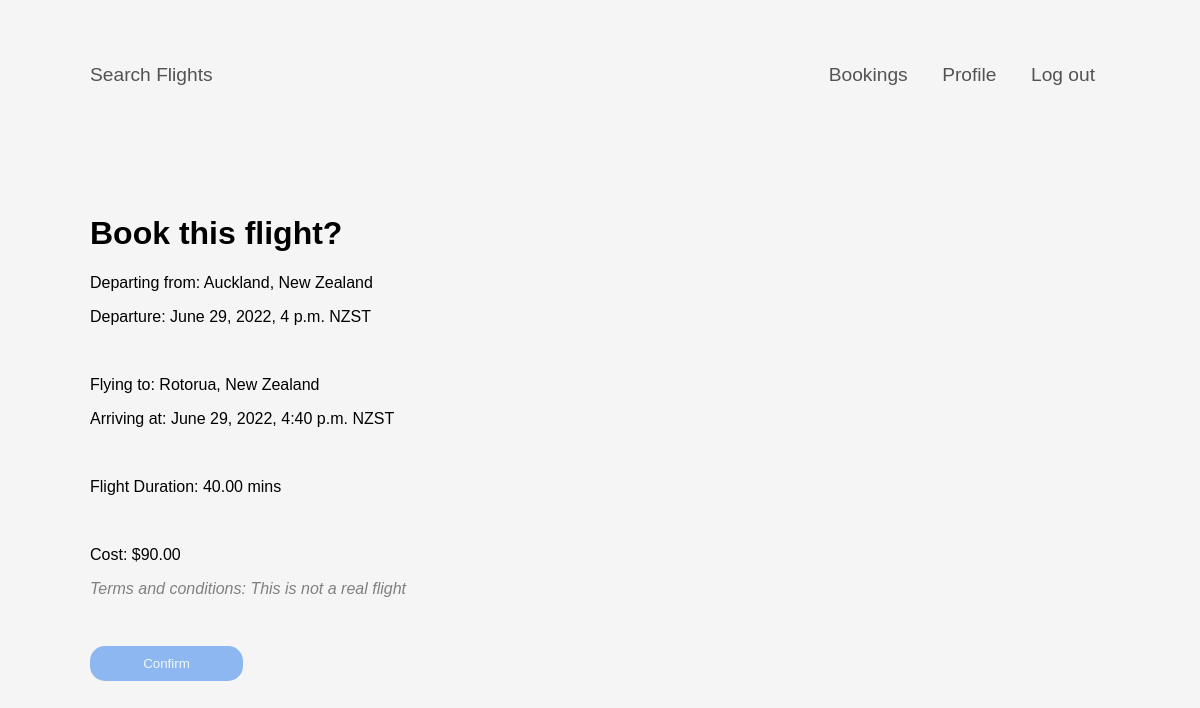
Screenshot of /book-flight/ (signed in) with the database file from the repository.
### flights/models.py (models this page shows, shortened)
class Flight(models.Model):
    depart_fk = models.ForeignKey('Departure', on_delete=models.CASCADE)
    arrival_fk = models.ForeignKey('Arrival', on_delete=models.CASCADE)
    plane_fk = models.ForeignKey('Plane', on_delete=models.CASCADE)
    price = models.DecimalField(max_digits=10, decimal_places=2)
    flight_number = models.CharField(max_length=6)  # flight numbers are made up by me
    flight_duration = models.DecimalField(max_digits=20, decimal_places=2)
    stops = models.ManyToManyField('Stop')
    num_stops = models.IntegerField()
    legs = models.ManyToManyField('Leg')

class Departure(models.Model):
    airport_fk = models.ForeignKey('Airport', on_delete=models.CASCADE)
    datetime = models.DateTimeField()

class Airport(models.Model):
    airport_code = models.CharField(primary_key=True, max_length=10)
    name = models.CharField(max_length=100)
    city_fk = models.ForeignKey('City', on_delete=models.CASCADE)

class City(models.Model):
    city_name = models.CharField(max_length=85)
    country = models.CharField(max_length=60)
    timezone_fk = models.ForeignKey('Timezone', on_delete=models.CASCADE)

class Timezone(models.Model):
    timezone_code = models.CharField(primary_key=True, max_length=6)
    timezone_name = models.CharField(max_length=40)
    gmt = models.CharField(max_length=9)

class Arrival(models.Model):
    airport_fk = models.ForeignKey('Airport', on_delete=models.CASCADE)
    datetime = models.DateTimeField()

### booking/views.py (the view)
# urls.py: path('book-flight/', booking_views.book_flight, name="book-flight"),
@login_required()
def book_flight(request):
    if request.method == "POST":
        request.session['flight_id'] = request.POST['flight_id']
        return redirect("create-booking-invoice")
    flight_id = request.session["flight_id"]
    flight = Flight.objects.get(id=flight_id)
    flight_info = {'flight':flight}
    return render(request, 'booking/book_flight.html', flight_info)

### booking/templates/booking/book_flight.html (shortened to what this page needs)
{% extends "booking/base.html" %}
{% block content %}
<h1>Book this flight?</h1>
<div>
    <p>Departing from: {{ flight.depart_fk.airport_fk.city_fk.city_name }}, {{flight.depart_fk.airport_fk.city_fk.country }}</p>
    <p>Departure: {{ flight.depart_fk.datetime }} {{ flight.depart_fk.airport_fk.city_fk.timezone_fk.timezone_code }}
    </p><br>
    <p>Flying to: {{ flight.arrival_fk.airport_fk.city_fk.city_name }}, {{ flight.arrival_fk.airport_fk.city_fk.country}}</p>
    <p>Arriving at: {{ flight.arrival_fk.datetime }} {{ flight.arrival_fk.airport_fk.city_fk.timezone_fk.timezone_code}}</p><br>
    <p>Flight Duration: {{ flight.flight_duration }} mins</p><br>
    <p>Cost: ${{ flight.price }}</p>
</div>
<div id="terms">
    <p>Terms and conditions: This is not a real flight</p>
</div>
<form method="POST" action="{% url 'book-flight' %}" id="confirmBooking">
    <button type="submit">Confirm</button>
</form>
{% endblock content %}

### booking/templates/booking/base.html (style rules this page uses)
html { height: 100%; }
body { width: 100%; margin: 0 auto; font-family: Arial, Helvetica, sans-serif; background-color: whitesmoke; }
#terms { font-style: italic; color: gray; }
#cancelBooking>button, #confirmBooking>button { margin-top: 2rem; margin-bottom: 3rem; width: 15%; height: 35px; border: none; background-color: rgb(140, 183, 240); color: aliceblue; border-radius: 15px; }

### rows the page displays
Flight: depart_fk.airport_fk.city_fk.city_name "Auckland", depart_fk.airport_fk.city_fk.country "New Zealand", depart_fk.datetime "June 29, 2022, 4 p.m.", depart_fk.airport_fk.city_fk.timezone_fk.timezone_code "NZST", arrival_fk.airport_fk.city_fk.city_name "Rotorua", arrival_fk.airport_fk.city_fk.country "New Zealand", arrival_fk.datetime "June 29, 2022, 4:40 p.m.", arrival_fk.airport_fk.city_fk.timezone_fk.timezone_code "NZST", flight_duration "40.00", price "90.00"
